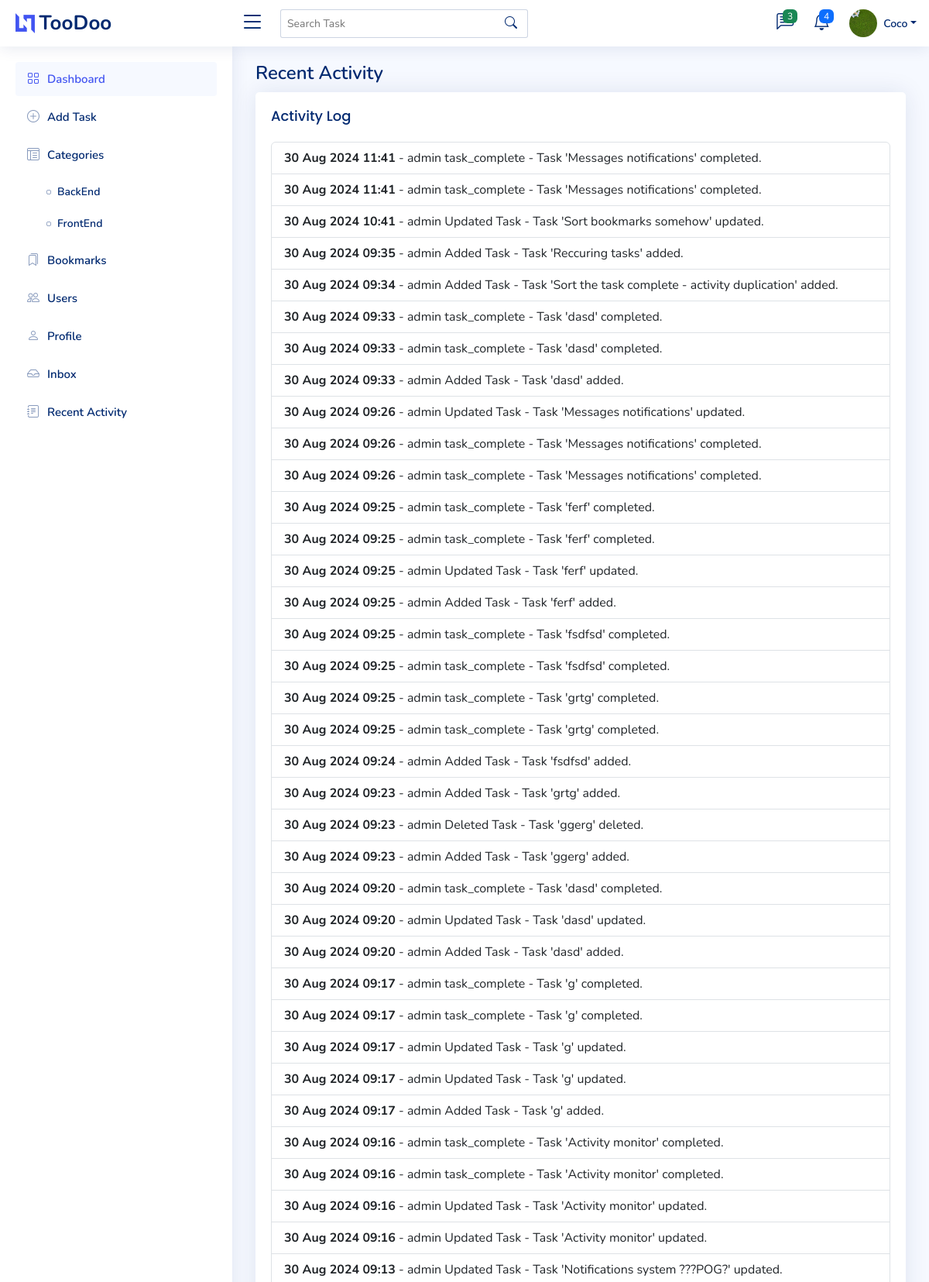
Screenshot of /recent_activity/ (signed in, upper part) with the database file from the repository.
### todo_project/models.py (models this page shows, shortened)
class Profile(models.Model):
    user = models.OneToOneField(User,null=True, on_delete=models.CASCADE)
    username = models.CharField(max_length=100, blank=True)
    email = models.CharField(max_length=100, blank=True)
    bio = models.TextField(blank=True)
    profile_pic = models.ImageField(null=True, blank=True, upload_to='profile_images/', default='profile_images/default-profile-pic.png')
    job_title = models.CharField(max_length=100, blank=True, null=True)
    phone = models.CharField(max_length=100, blank=True, null=True)
    company = models.CharField(max_length=100, blank=True, null=True)
    address = models.CharField(max_length=100, blank=True, null=True)
    x_profile = models.CharField(max_length=100, blank=True, null=True)
    instagram_profile = models.CharField(max_length=100, blank=True, null=True)
    linkedin_profile = models.CharField(max_length=100, blank=True, null=True)
    facebook_profile = models.CharField(max_length=100, blank=True, null=True)

class Category(models.Model):
    name = models.CharField(max_length=50)
    user = models.ForeignKey(User, on_delete=models.CASCADE)
    color = models.CharField(max_length=7, blank=True, default='#FFFFFF')

class ActivityLog(models.Model):
    ACTION_CHOICES = [
        ('task_add', 'Added Task'),
        ('task_update', 'Updated Task'),
        ('task_delete', 'Deleted Task'),
        ('category_add', 'Created Category'),
        ('category_delete', 'Deleted Category'),
    ]
    user = models.ForeignKey(User, on_delete=models.CASCADE)
    action = models.CharField(max_length=20, choices=ACTION_CHOICES)
    object_id = models.IntegerField()  # ID of the related object
    timestamp = models.DateTimeField(auto_now_add=True)
    details = models.TextField(blank=True, null=True)  # Optional details

### todo_project/views.py (the view)
# urls.py: path('recent_activity/', RecentActivityView.as_view(), name='recent_activity'),
class RecentActivityView(ListView):
    model = ActivityLog
    template_name = 'recent_activity.html'
    context_object_name = 'activities'
    ordering = ['-timestamp']

### todo_project/context_processors.py (called while the page is built)
def profile_context(request):              # this pulls the template globally. Context processors are good to be used when you want to pull info to all templates. :d
    if request.user.is_authenticated:
        profile, created = Profile.objects.get_or_create(user=request.user)
        return {'profile': profile}
    return {}

def category_list(request):
    if request.user.is_authenticated:
        categories = Category.objects.all()
    else:
        categories = Category.objects.none()  # No categories for unauthenticated users
    return {'categories': categories}

def latest_conversations(request):
    if request.user.is_authenticated:
        conversations = Conversation.objects.filter(participants=request.user)
        return {
            'latest_conversations': conversations
        }
    return {}

### todo_project/templates/recent_activity.html (shortened to what this page needs)
{% extends 'base.html' %}
{% block content %}
<main id="main" class="main">
  <div class="pagetitle">
    <h1>Recent Activity</h1>
  </div>
  <section class="section">
    <div class="row">
      <div class="col-lg-12">
        <div class="card">
          <div class="card-body">
            <h5 class="card-title">Activity Log</h5>
            <ul class="list-group">
              {% for activity in activities %}
                <li class="list-group-item">
                  <strong>{{ activity.timestamp|date:"d M Y H:i" }}</strong> -
                  {{ activity.user.username }} {{ activity.get_action_display }} -
                  {{ activity.details }}
                </li>
              {% empty %}
                <li class="list-group-item">No recent activities.</li>
              {% endfor %}
            </ul>
          </div>
        </div>
      </div>
    </div>
  </section>
</main>
{% endblock %}

### todo_project/templates/base.html (shortened to what this page needs)
{% load static %}
<!DOCTYPE html>
<html lang="en">
<head>
  <link href="{% static 'vendor/bootstrap/css/bootstrap.min.css' %}" rel="stylesheet">
  <link href="{% static 'vendor/bootstrap-icons/bootstrap-icons.css' %}" rel="stylesheet">
  <link href="{% static 'vendor/boxicons/css/boxicons.min.css' %}" rel="stylesheet">
  <link href="{% static 'vendor/remixicon/remixicon.css' %}" rel="stylesheet">
  <link href="{% static 'vendor/simple-datatables/style.css' %}" rel="stylesheet">
  <link href="https://cdnjs.cloudflare.com/ajax/libs/font-awesome/6.4.0/css/all.min.css" rel="stylesheet">
  <link href="{% static 'vendor/tinymce/tinymce.min.js' %}" rel="stylesheet">
  <link href="{% static 'css/style.css' %}" rel="stylesheet">
</head>
<body>
  <header id="header" class="header fixed-top d-flex align-items-center">
    <div class="d-flex align-items-center justify-content-between">
      <a href="{% url 'task_list' %}" class="logo d-flex align-items-center">
        <img src="assets/img/logo.png" alt="">
        <span class="d-none d-lg-block">TooDoo</span>
      </a>
      <i class="bi bi-list toggle-sidebar-btn"></i>
    </div>
    <div class="search-bar">
      <form class="search-form d-flex align-items-center" role="search" method="get" action="{% url 'search_task' %}">
        <input type="text" placeholder="Search Task" aria-label="Search" name="q" value="{{ request.GET.q }}">
        <button type="submit" title="Search"><i class="bi bi-search"></i></button>
      </form>
    </div>
    <nav class="header-nav ms-auto">
      <ul class="d-flex align-items-center">
        <li class="nav-item dropdown">
          <a class="nav-link nav-icon" href="#" data-bs-toggle="dropdown">
            <i class="bi bi-chat-left-text"></i>
            <span class="badge bg-success badge-number">{{ latest_conversations|length }}</span>
          </a>
        </li>
        <li class="nav-item dropdown">
          <a class="nav-link nav-icon" href="#" data-bs-toggle="dropdown">
            <i class="bi bi-bell"></i>
            <span class="badge bg-primary badge-number">4</span>
          </a>
        </li>
        <li class="nav-item dropdown pe-3">
          <a class="nav-link nav-profile d-flex align-items-center pe-0" href="#" data-bs-toggle="dropdown">
            <img src="{{ profile.profile_pic.url }}" alt="Profile" class="rounded-circle">
            <span class="d-none d-md-block dropdown-toggle ps-2">{{ profile.username }}</span>
          </a>
        </li>
      </ul>
    </nav>
  </header>
  <aside id="sidebar" class="sidebar">
    <ul class="sidebar-nav" id="sidebar-nav">
      <li class="nav-item">
        <a class="nav-link" href="{% url 'task_list' %}">
          <i class="bi bi-grid"></i>
          <span>Dashboard</span>
        </a>
      </li>
      <li class="nav-item">
        <a class="nav-link collapsed" href="{% url 'create_task' %}">
          <i class="bi bi-plus-circle"></i>
          <span>Add Task</span>
        </a>
      </li>
      <li class="nav">
        <li class="nav-item">
          <a class="nav-link collapsed" href="{% url 'category_list' %}">
            <i class="bi bi-layout-text-window-reverse"></i><span>Categories</span>
          </a>
          <ul class="nav-content">
            {% for category in categories %}
              <li>
                <a href="{% url 'tasks_by_category' category.id %}">
                  <i class="bi bi-circle"></i><span>{{ category.name }}</span>
                </a>
              </li>
            {% endfor %}
          </ul>
        </li>
      </li>
      <li class="nav-item">
        <a class="nav-link collapsed" href="{% url 'bookmark_list' %}">
          <i class="bi bi-bookmarks"></i>
          <span>Bookmarks</span>
        </a>
      </li>
      <li class="nav-item">
        <a class="nav-link collapsed" href="{% url 'user_list' %}">
          <i class="bi bi-people"></i>
          <span>Users</span>
        </a>
      </li>
      <li class="nav-item">
        <a class="nav-link collapsed" href="{% url 'edit_profile' %}">
          <i class="bi bi-person"></i>
          <span>Profile</span>
        </a>
      </li>
      <li class="nav-item">
        <a class="nav-link collapsed" href="{% url 'inbox' %}">
          <i class="bi bi-inbox"></i>
          <span>Inbox</span>
        </a>
      </li>
      <li class="nav-item">
        <a class="nav-link collapsed" href="{% url 'recent_activity' %}">
          <i class="bi bi-journal-text"></i>
          <span>Recent Activity</span>
        </a>
      </li>
    </ul>
  </aside>
  {% block content %}
  {% endblock %}
</body>
</html>

### static/css/style.css (style rules this page uses)
:root { scroll-behavior: smooth; }
body { font-family: "Nunito", sans-serif; background: #f6f9ff; color: #444444; }
a { color: #4154f1; text-decoration: none; }
h1, h2, h3, h4, h5, h6 { font-family: "Nunito", sans-serif; }
#main { margin-top: 60px; padding: 20px 30px; transition: all 0.3s; }
.pagetitle { margin-bottom: 10px; }
.pagetitle h1 { font-size: 24px; margin-bottom: 0; font-weight: 600; color: #012970; }
.card { margin-bottom: 30px; border: none; border-radius: 5px; box-shadow: 0px 0 30px rgba(1, 41, 112, 0.1); }
.card-title { padding: 20px 0 15px 0; font-size: 18px; font-weight: 500; color: #012970; font-family: "Poppins", sans-serif; }
.card-body { padding: 0 20px 20px 20px; }
.logo { line-height: 1; }
@media (min-width: 1200px) { .logo { width: 280px; } }
.logo img { max-height: 26px; margin-right: 6px; }
.logo span { font-size: 26px; font-weight: 700; color: #012970; font-family: "Nunito", sans-serif; }
.header { transition: all 0.5s; z-index: 997; height: 60px; box-shadow: 0px 2px 20px rgba(1, 41, 112, 0.1); background-color: #fff; padding-left: 20px; }
.header .toggle-sidebar-btn { font-size: 32px; padding-left: 10px; cursor: pointer; color: #012970; }
.header .search-bar { min-width: 360px; padding: 0 20px; }
.header .search-form { width: 100%; }
.header .search-form input { border: 0; font-size: 14px; color: #012970; border: 1px solid rgba(1, 41, 112, 0.2); padding: 7px 38px 7px 8px; border-radius: 3px; transition: 0.3s; width: 100%; }
.header .search-form button { border: 0; padding: 0; margin-left: -30px; background: none; }
.header .search-form button i { color: #012970; }
.header-nav ul { list-style: none; }
.header-nav>ul { margin: 0; padding: 0; }
.header-nav .nav-icon { font-size: 22px; color: #012970; margin-right: 25px; position: relative; }
.header-nav .nav-profile { color: #012970; }
.header-nav .nav-profile img { max-height: 36px; }
.header-nav .nav-profile span { font-size: 14px; font-weight: 600; }
.header-nav .badge-number { position: absolute; inset: -2px -5px auto auto; font-weight: normal; font-size: 12px; padding: 3px 6px; }
.sidebar { position: fixed; top: 60px; left: 0; bottom: 0; width: 300px; z-index: 996; transition: all 0.3s; padding: 20px; overflow-y: auto; scrollbar-width: thin; scrollbar-color: #aab7cf transparent; box-shadow: 0px 0px 20px rgba(1, 41, 112, 0.1); background-color: #fff; }
@media (min-width: 1200px) { #main, #footer { margin-left: 300px; } }
.sidebar-nav { padding: 0; margin: 0; list-style: none; }
.sidebar-nav li { padding: 0; margin: 0; list-style: none; }
.sidebar-nav .nav-item { margin-bottom: 5px; }
.sidebar-nav .nav-link { display: flex; align-items: center; font-size: 15px; font-weight: 600; color: #4154f1; transition: 0.3; background: #f6f9ff; padding: 10px 15px; border-radius: 4px; }
.sidebar-nav .nav-link i { font-size: 16px; margin-right: 10px; color: #4154f1; }
.sidebar-nav .nav-link.collapsed { color: #012970; background: #fff; }
.sidebar-nav .nav-link.collapsed i { color: #899bbd; }
.sidebar-nav .nav-content { padding: 5px 0 0 0; margin: 0; list-style: none; }
.sidebar-nav .nav-content a { display: flex; align-items: center; font-size: 14px; font-weight: 600; color: #012970; transition: 0.3; padding: 10px 0 10px 40px; transition: 0.3s; }
.sidebar-nav .nav-content a i { font-size: 6px; margin-right: 8px; line-height: 0; border-radius: 50%; }

### rows the page displays
Profile: profile_pic (picture), username "Coco"
Category: name "BackEnd"
Category: name "FrontEnd"
ActivityLog: timestamp "30 Aug 2024 11:41", user.username "admin", action "task_complete", details "Task 'Messages notifications' completed."
ActivityLog: timestamp "30 Aug 2024 11:41", user.username "admin", action "task_complete", details "Task 'Messages notifications' completed."
ActivityLog: timestamp "30 Aug 2024 10:41", user.username "admin", action "Updated Task", details "Task 'Sort bookmarks somehow' updated."
ActivityLog: timestamp "30 Aug 2024 09:35", user.username "admin", action "Added Task", details "Task 'Reccuring tasks' added."
ActivityLog: timestamp "30 Aug 2024 09:34", user.username "admin", action "Added Task", details "Task 'Sort the task complete - activity duplication' added."
ActivityLog: timestamp "30 Aug 2024 09:33", user.username "admin", action "task_complete", details "Task 'dasd' completed."
ActivityLog: timestamp "30 Aug 2024 09:33", user.username "admin", action "task_complete", details "Task 'dasd' completed."
ActivityLog: timestamp "30 Aug 2024 09:33", user.username "admin", action "Added Task", details "Task 'dasd' added."
ActivityLog: timestamp "30 Aug 2024 09:26", user.username "admin", action "Updated Task", details "Task 'Messages notifications' updated."
ActivityLog: timestamp "30 Aug 2024 09:26", user.username "admin", action "task_complete", details "Task 'Messages notifications' completed."
ActivityLog: timestamp "30 Aug 2024 09:26", user.username "admin", action "task_complete", details "Task 'Messages notifications' completed."
ActivityLog: timestamp "30 Aug 2024 09:25", user.username "admin", action "task_complete", details "Task 'ferf' completed."
ActivityLog: timestamp "30 Aug 2024 09:25", user.username "admin", action "task_complete", details "Task 'ferf' completed."
ActivityLog: timestamp "30 Aug 2024 09:25", user.username "admin", action "Updated Task", details "Task 'ferf' updated."
ActivityLog: timestamp "30 Aug 2024 09:25", user.username "admin", action "Added Task", details "Task 'ferf' added."
ActivityLog: timestamp "30 Aug 2024 09:25", user.username "admin", action "task_complete", details "Task 'fsdfsd' completed."
ActivityLog: timestamp "30 Aug 2024 09:25", user.username "admin", action "task_complete", details "Task 'fsdfsd' completed."
ActivityLog: timestamp "30 Aug 2024 09:25", user.username "admin", action "task_complete", details "Task 'grtg' completed."
ActivityLog: timestamp "30 Aug 2024 09:25", user.username "admin", action "task_complete", details "Task 'grtg' completed."
ActivityLog: timestamp "30 Aug 2024 09:24", user.username "admin", action "Added Task", details "Task 'fsdfsd' added."
ActivityLog: timestamp "30 Aug 2024 09:23", user.username "admin", action "Added Task", details "Task 'grtg' added."
ActivityLog: timestamp "30 Aug 2024 09:23", user.username "admin", action "Deleted Task", details "Task 'ggerg' deleted."
ActivityLog: timestamp "30 Aug 2024 09:23", user.username "admin", action "Added Task", details "Task 'ggerg' added."
ActivityLog: timestamp "30 Aug 2024 09:20", user.username "admin", action "task_complete", details "Task 'dasd' completed."
ActivityLog: timestamp "30 Aug 2024 09:20", user.username "admin", action "Updated Task", details "Task 'dasd' updated."
ActivityLog: timestamp "30 Aug 2024 09:20", user.username "admin", action "Added Task", details "Task 'dasd' added."
ActivityLog: timestamp "30 Aug 2024 09:17", user.username "admin", action "task_complete", details "Task 'g' completed."
ActivityLog: timestamp "30 Aug 2024 09:17", user.username "admin", action "task_complete", details "Task 'g' completed."
ActivityLog: timestamp "30 Aug 2024 09:17", user.username "admin", action "Updated Task", details "Task 'g' updated."
ActivityLog: timestamp "30 Aug 2024 09:17", user.username "admin", action "Updated Task", details "Task 'g' updated."
ActivityLog: timestamp "30 Aug 2024 09:17", user.username "admin", action "Added Task", details "Task 'g' added."
ActivityLog: timestamp "30 Aug 2024 09:16", user.username "admin", action "task_complete", details "Task 'Activity monitor' completed."
ActivityLog: timestamp "30 Aug 2024 09:16", user.username "admin", action "task_complete", details "Task 'Activity monitor' completed."
ActivityLog: timestamp "30 Aug 2024 09:16", user.username "admin", action "Updated Task", details "Task 'Activity monitor' updated."
ActivityLog: timestamp "30 Aug 2024 09:16", user.username "admin", action "Updated Task", details "Task 'Activity monitor' updated."
ActivityLog: timestamp "30 Aug 2024 09:13", user.username "admin", action "Updated Task", details "Task 'Notifications system ???POG?' updated."

### other values shown
{{ latest_conversations|length }} "3"
